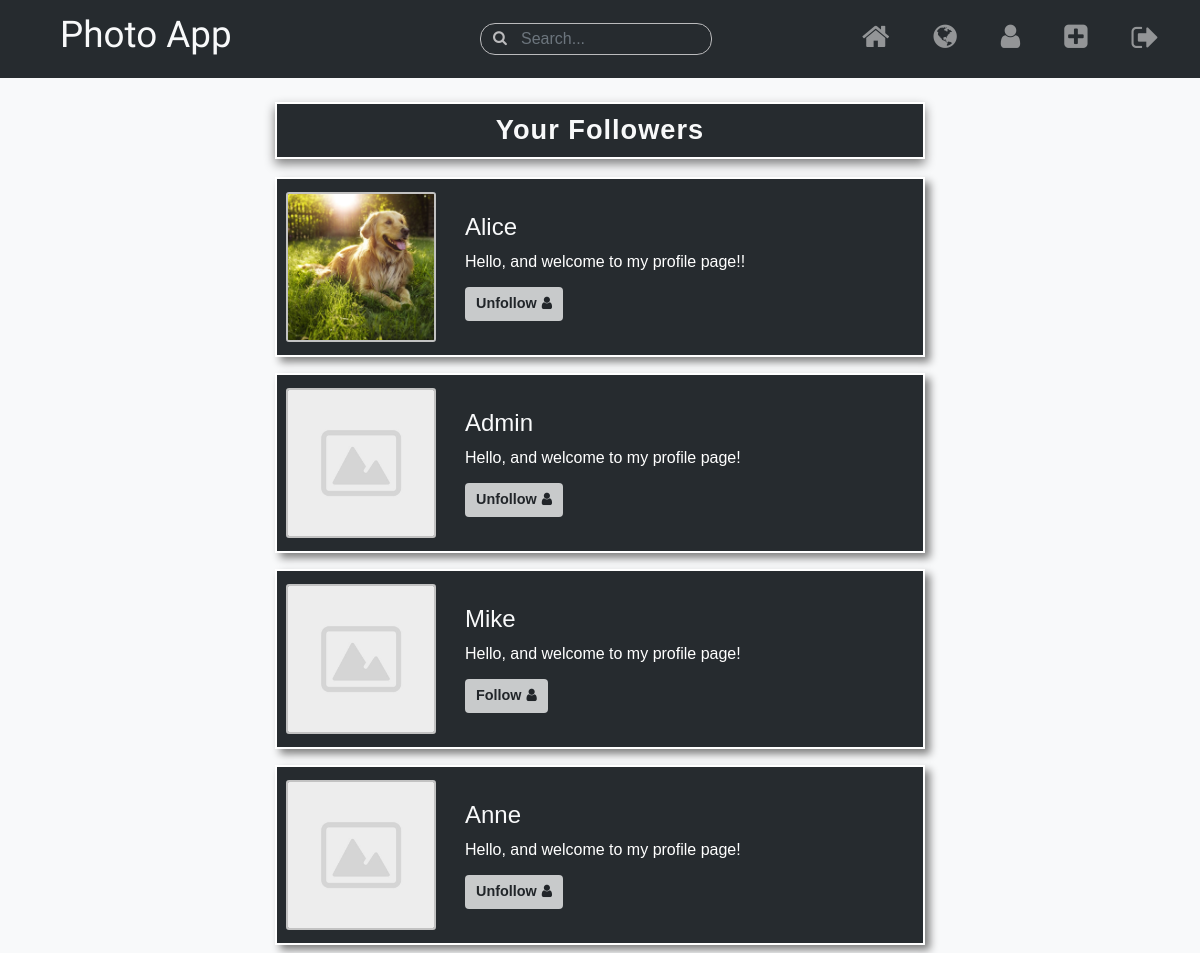
The page /user/followers/jordan/ (signed in) on the database its author committed.
### users/models.py (models this page shows, shortened)
class Profile(models.Model):
    user = models.OneToOneField(User, on_delete=models.CASCADE)
    image = models.ImageField(default='default.jpg', upload_to='profile-image')
    bio = models.CharField(max_length=150)
    following = models.ManyToManyField(User, related_name='followers')

### users/views.py (the view)
# urls.py: path('followers/<str:username>/', views.followers, name='followers'),
@login_required
def followers(request, username):
    user = User.objects.get(username=username)
    return render(request, 'users/followers.html', {
        'current_user': user,
        'parameter': username,
    })

### users/context_processors.py (called while the page is built)
def isFollowing(request):
    if (request.user.username):
        following_list = list(Profile.objects.get(user=request.user).following.all())
    else:
        following_list = 0
    return {
        'following_list': following_list
    }

### users/templates/users/followers.html (shortened to what this page needs)
{% extends 'photo_sharing/layout.html' %}
{% block content %}
<br>
{% if current_user.followers.all.count > 0 %}
    <div class='text-center'>
        {% if parameter == user.username %}
        <h3 class='page-title'>Your Followers</h3>
        {% else %}
        <h3 class='page-title'>{{ parameter|title }}'s Followers</h3>
        {% endif %}
    </div>
{% endif %}
{% for person in current_user.followers.all %}
<div class="row no-gutters user-page">
    <div class='col-12 profile-background my-2'>
        <div class="profile-block">
            <div class='image-col mr-3 pl-1 my-auto'>
                <img class='profile-image' src="{{ person.user.profile.image.url }}" alt="User Profile Image">
            </div>
            <div class='bio-col my-auto pr-0'>
                <a class='username-link' href="{% url 'profile' person.user.username %}"><h4>{{ person.user.username|title }}</h4></a>
                <p class='mb-2'>{{ person.user.profile.bio|truncatechars:90 }}</p>
                {% if person.user.username == user.username %}
                <div class='py-2'></div>
                {% elif person.user not in following_list %}
                <a class='btn user-btn follow' data-id='{{ person.user.id }}' href="{% url 'follow' person.user.id %}">Follow <i class="fa fa-user" aria-hidden="true"></i></a>
                {% else %}
                <a class='btn user-btn unfollow' data-id='{{ person.user.id }}' href="{% url 'unfollow' person.user.id %}">Unfollow <i class="fa fa-user" aria-hidden="true"></i></a>
                {% endif %}
            </div>
        </div>
    </div>
</div>
{% endfor %}
{% endblock %}

### photo_sharing/static/photo_sharing/main.css (style rules this page uses)
body { background: #f8f9fa; font-family: Helvetica, sans-serif; color: #f8f9fa; min-height: 100vh; }
.profile-image { height: 150px; width: 150px; }
.profile-block { display: flex; position: relative; width: 95%; max-width: 650px; margin: auto; color: white; background: #262B2F; border: 2px solid white; padding: 5px; box-shadow: 5px 5px 8px grey; }
.image-col { padding: 0.5em 0; }
.image-col img { border-radius: 2%; border: 2px solid #c2c2c2; }
.bio-col { padding: 5px; padding-left: 13px; padding-right: 50px; overflow-x: hidden; width: 100%; position: relative; }
.page-title { border: 2px solid white; color: #f8f9fa; background: rgb(38, 43, 47); padding: 10px 5px; max-width: 650px; width: 95%; box-shadow: 0px 5px 10px grey; margin: auto; margin-bottom: 10px; font-size: 1.7rem; font-weight: bold; letter-spacing: 1px; }
.user-page .bio-col { padding-right: 10px !important; }
.fa-user { margin-left: 1px; }
.user-btn { background: #C8CACB; padding: 5px 10px; font-size: 0.9rem; font-weight: 600; transition: background-color 0.3s; margin-top: 5px; display: inline-block; }
.username-link { display: inline-block; color: #f8f9fa; }

### rows shown on the page
Profile: user.profile.image (picture), user.username "Alice", user.profile.bio "Hello, and welcome to my profile page!!"
Profile: user.profile.image (placeholder picture), user.username "Admin", user.profile.bio "Hello, and welcome to my profile page!"
Profile: user.profile.image (placeholder picture), user.username "Mike", user.profile.bio "Hello, and welcome to my profile page!"
Profile: user.profile.image (placeholder picture), user.username "Anne", user.profile.bio "Hello, and welcome to my profile page!"
